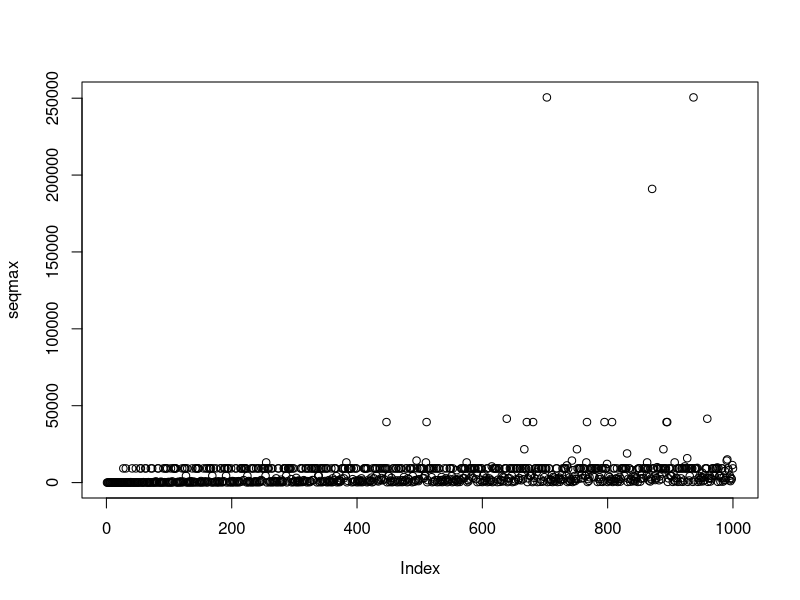
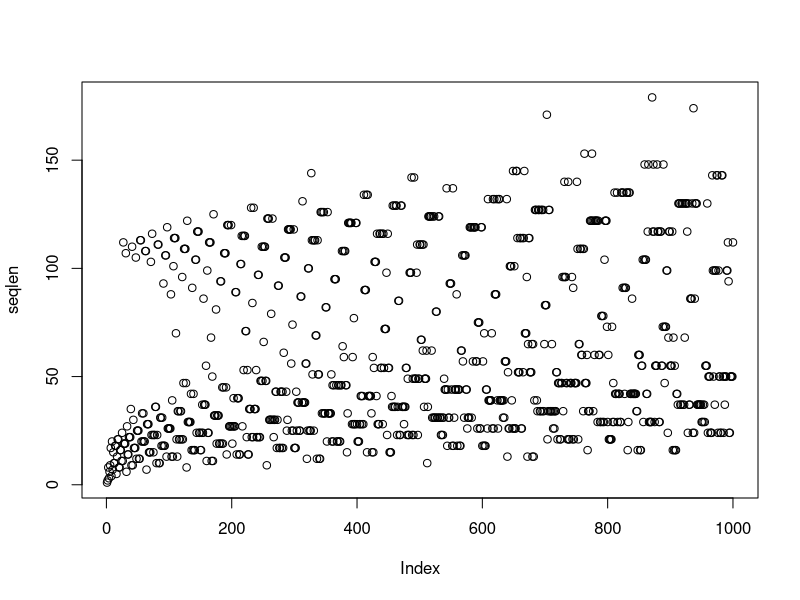

Write R code to recreate these figures, in order.


seqmax <-c()
seqlen<- c()

for (i in 1:1000){
n<-i
maxval <-0
counter<-1
	while (n != 1) {
  		if (n%%2==0) {
    		n<-as.integer(n/2)
  		} else {
  		  n<-as.integer(n*3+1)
 		}

if (n > maxval) {
maxval <- n
}
counter <-counter+1
}
	seqmax <- append (seqmax,maxval)
	seqlen<-append(seqlen,counter)
}
png("seqmax.png")
plot(seqmax)

dev.off()
png("seqlen.png")
plot(seqlen)

dev.off()




